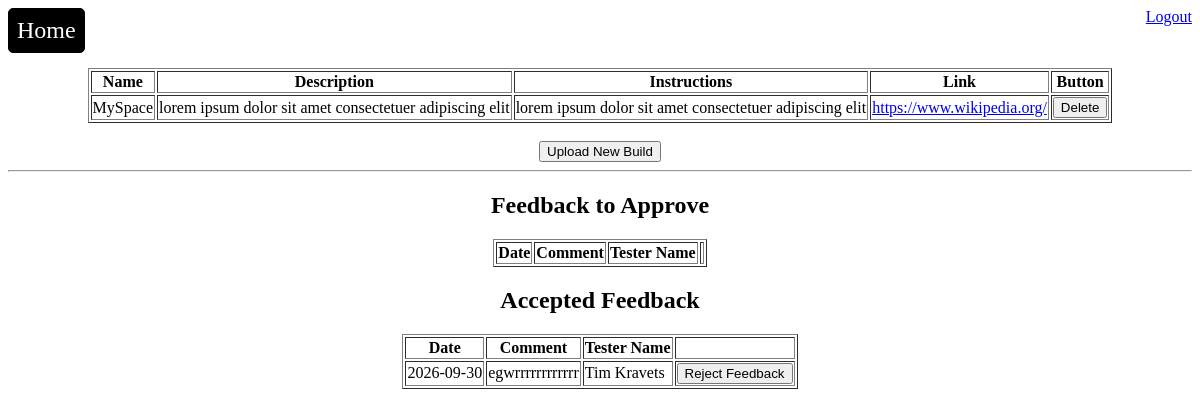
Page /dev (signed in) on the committed database.
### models.py (models this page shows, shortened)
class Build(db.Model, UserMixin):
    __tablename__ = 'builds'
    id = db.Column(db.Integer, primary_key=True)
    name = db.Column(db.String(80), unique=False, nullable=False)
    description = db.Column(db.Text, unique=False, nullable=False)
    instructions = db.Column(db.Text, unique=False, nullable=False)
    link = db.Column(db.Text, unique=False, nullable=False)
    developerID = db.Column(db.Integer, db.ForeignKey('users.uid'), nullable=False)
    feedbacks = db.relationship('Feedback', backref='build', lazy=True)

class Feedback(db.Model, UserMixin):
    __tablename__ = 'feedbacks'
    id = db.Column(db.Integer, primary_key=True)
    date = db.Column(db.Date, default=datetime.UTC, nullable=False)
    comment = db.Column(db.Text, unique=False, nullable=False)
    accepted = db.Column(db.Boolean, default=False, nullable=False)
    rejected = db.Column(db.Boolean, default=False, nullable=False)
    buildId = db.Column(db.Integer, db.ForeignKey('builds.id'), nullable=False)
    testerId = db.Column(db.Integer, db.ForeignKey('users.uid'), nullable=False)

class User(db.Model, UserMixin):
    __tablename__ = 'users'
    uid = db.Column(db.Integer, primary_key=True)
    fname = db.Column(db.String(80), unique=True, nullable=False)
    lname = db.Column(db.String(80), unique=True, nullable=False)
    username = db.Column(db.String(80), unique=True, nullable=False)
    password_hash = db.Column(db.String(128), nullable=False)
    is_dev = db.Column(db.Boolean, default=False)
    builds = db.relationship('Build', backref='user', lazy=True)
    feedbacks = db.relationship('Feedback', backref='user', lazy=True)

### routes.py (the view)
    @app.route('/dev')
    @login_required
    def dev():
        builds = Build.query.filter_by(developerID=current_user.uid).all()
        allFeedback = []
        rejected = False
        accepted = False
        for build in builds:
            feedback = Feedback.query.filter_by(buildId=build.id).all()
            allFeedback += feedback
            for elem in feedback:
                if elem.rejected:
                    rejected = True
                if elem.accepted:
                    accepted = True
        return render_template('dev.html', builds=builds, feedback = allFeedback, rejected = rejected, accepted = accepted), 200

### templates/dev.html (shortened to what this page needs)
{% extends "base.html" %}
{% block body_id %}homeBody{% endblock %}
{% block content %}
<div class="logs" id="logoutButton">
    <a href="{{ url_for('logout') }}">Logout</a>
</div>
<div class="navbar">
    <a href="{{ url_for('home') }}">Home</a>
</div>
<center>
    <div id="buildTable" {% if not builds %} hidden {%endif %}>
        <table border="1px solid black">
            <thead>
            <tr>
                <th>Name</th>
                <th>Description</th>
                <th>Instructions</th>
                <th>Link</th>
                <th>Button</th>
            </tr>
            </thead>
            <tbody>
            {% for build in builds %}
            <tr>
                <td>{{ build.name }}</td>
                <td>{{ build.description}}</td>
                <td>{{ build.instructions }}</td>
                <td><a href="{{ build.link }}" target="_blank">{{ build.link }}</a></td>
                <td>
                    <form action="{{ url_for('dev', id=build.id) }}" method="POST" style="display:inline;">
                        <button type="submit" class="button">Delete</button>
                    </form>
                </td>
            </tr>
            {% endfor %}
            </tbody>
        </table>
        <br>
    </div>
        <button onclick="toggleVisibility()"> Upload New Build </button>
    <hr>
    <div {% if feedback == [] %} hidden {%endif %}>
        <h2>Feedback to Approve</h2>
        <table border = "1px solid black">
            <thead>
                <th> Date </th>
                <th> Comment </th>
                <th> Tester Name </th>
                <th>  </th>
            </thead>
        </table>
    </div>
    <div {% if not accepted %} hidden {%endif %}>
        <h2>Accepted Feedback</h2>
        <table border = "1px solid black">
            <thead>
                <th> Date </th>
                <th> Comment </th>
                <th> Tester Name </th>
                <th>  </th>
            </thead>
            <tbody>
            {% for comment in feedback %}
            {% if comment.accepted%}
            <tr>
                <td> {{ comment.date }} </td>
                <td> {{ comment.comment }} </td>
                <td> {{ comment.user.fname}} {{ comment.user.lname }}</td>
                <td>
                    <form action="{{ url_for('rejectFeedback', id=comment.id) }}" method="POST" style="display:inline;">
                        <button type="submit" class="button"> Reject Feedback </button>
                    </form>
                </td>
            </tr>
            {% endif %}
            {% endfor %}
            </tbody>
        </table>
    </div>
</center>
{% endblock %}

### static/style.css (style rules this page uses)
.navbar { display:flex; margin-bottom:15px; }
.navbar a { padding:8px; margin-right:15px; border:1px solid black; border-radius:5px; text-decoration:none; color:white; font-size:24px; background:black; }
#logoutButton { float:right; }

### rows in the picture
Build: name "MySpace", description "lorem ipsum dolor sit amet consectetuer adipiscing elit", instructions "lorem ipsum dolor sit amet consectetuer adipiscing elit", link "https://www.wikipedia.org/"
Feedback: date "2026-09-30", comment "egwrrrrrrrrrrrr", user.fname "Tim", user.lname "Kravets"
